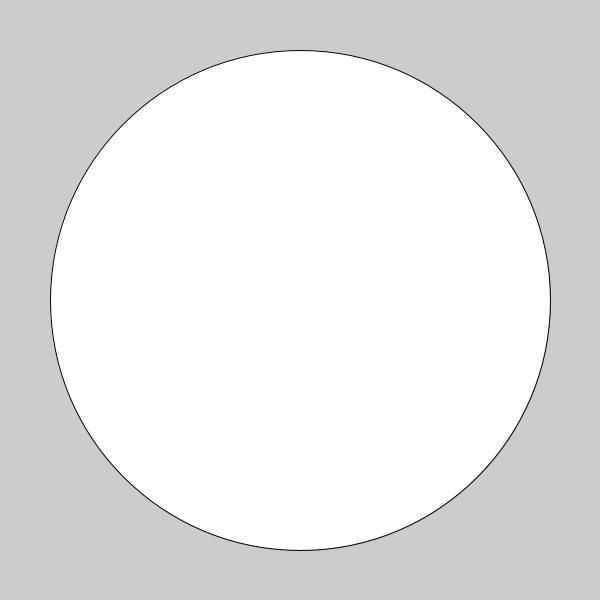
Frame 1 (no input)
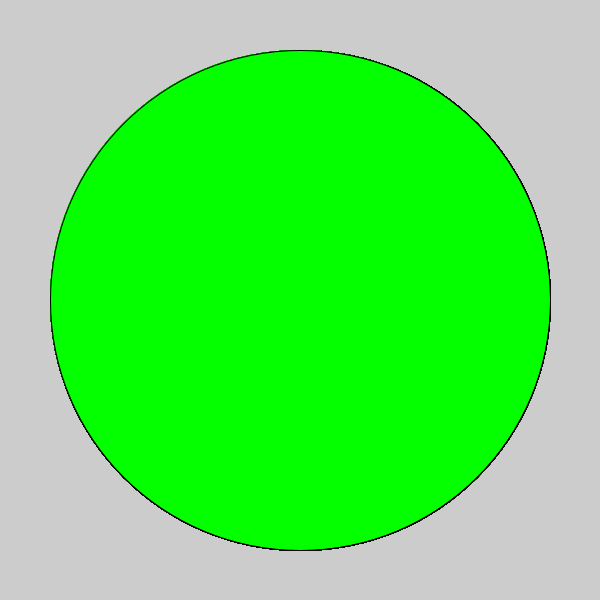
Frame 60 (the mouse pressed at the canvas centre just before this capture)
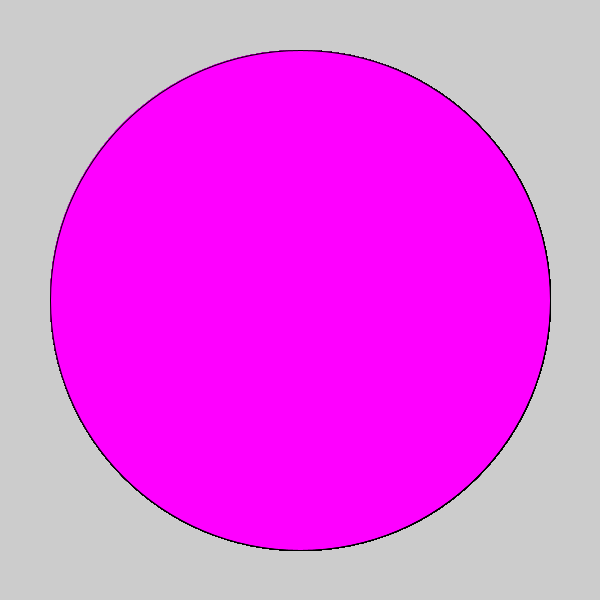
Frame 120 (the mouse held since frame 60 and released just before this capture)

The Processing sketch that drew these frames (run headless with seeded random() and noise(); from frame 60 on, the mouse is pressed at the canvas centre):

// Processing sketch: c_LogicalDot
// ── c_LogicalDot.pde

void setup() {
  
// 1. Set the size of the sketch. Make it 600 pixels square. 
size(600,600);  

}

void draw() {
  
// 2. Draw an ellipse
// Run the program to make sure it works before moving on.
ellipse(300,300,500,500);

// 3. Change the color of the ellipse when the mouse is pressed.
//    Use the following code, but put your colors where indicated
//    Remember to use the   fill()  command to set colors.

if (mousePressed) {
 fill(#FE00FF);
   //  put one color here 
  
} else {
  fill(#03FF00);
   // put a different color here
  
}  
  
  
}
